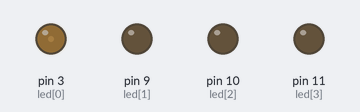
Bench run of a sketch on a simulated Arduino Uno, built with avr-gcc and run on an emulated ATmega328P. Shown: output pins drawn as LEDs (lit = HIGH).

Above: at 0.05 s.
At 0.45 s:
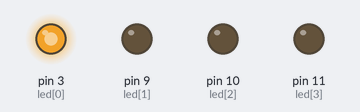
At 0.85 s:
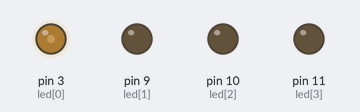
At 1.85 s:
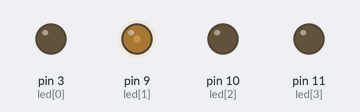
At 2.8 s:
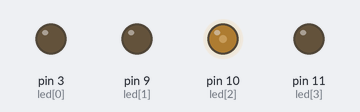
At 3.8 s:
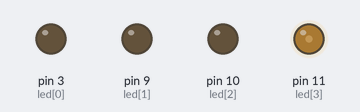
Timing chart, 0 to 9.0 s (numbered marks = the images above):
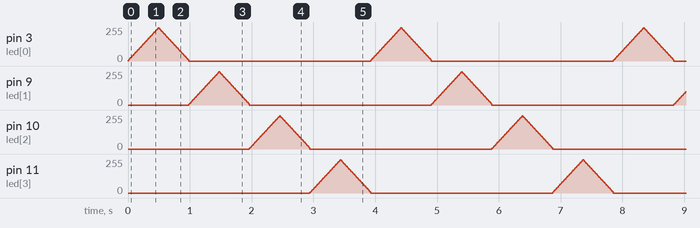

The sketch:

ch4_5.ino
```cpp
const int led[] = {3,9,10,11};              //LED連接至PWM信號輸出接腳
int brightness = 0;                         //LED亮度
int lighten = 5;                            //LED亮度變化
int ledNums = 0;                            //作用中的LED
int direct = 0;                             //LED漸亮或漸暗變化方向

void setup()
{
}

void loop()
{
   while(1)                                 //重複變化
   {
      if(direct==0)                         //如果LED由暗轉亮
      {
         brightness=brightness+lighten;     //LED漸亮
         if(brightness>=250)                //如果LED亮度大於等於250
            direct=1;                       //改由亮漸暗
      }
      else                                  //若由亮漸暗
      {
         brightness=brightness-lighten;     //LED漸暗
         if(brightness<=5)                  //如果LED亮度小於等於5
         {
            analogWrite(led[ledNums],0);    //關閉LED
            direct=0;                       //改由暗漸亮
            ledNums++;                      //下一個LED
            if(ledNums>3)                   //如果LED移至最右方
               ledNums=0;                   //重新設定第一個LED
         }
      }
      analogWrite(led[ledNums],brightness); //改變LED亮度
      delay(10);                            //延遲10ms
   }
}
```
